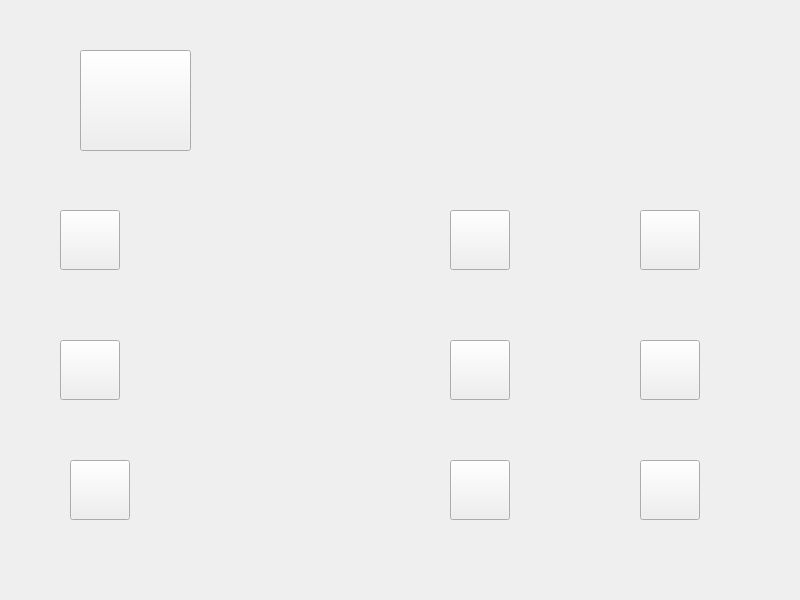
<?xml version="1.0" encoding="UTF-8"?>
<ui version="4.0">
 <class>MainWindow</class>
 <widget class="QMainWindow" name="MainWindow">
  <property name="geometry">
   <rect>
    <x>0</x>
    <y>0</y>
    <width>800</width>
    <height>600</height>
   </rect>
  </property>
  <property name="minimumSize">
   <size>
    <width>800</width>
    <height>600</height>
   </size>
  </property>
  <property name="windowTitle">
   <string>MainWindow</string>
  </property>
  <widget class="QWidget" name="centralWidget">
   <widget class="QPushButton" name="button1">
    <property name="enabled">
     <bool>true</bool>
    </property>
    <property name="geometry">
     <rect>
      <x>60</x>
      <y>210</y>
      <width>60</width>
      <height>60</height>
     </rect>
    </property>
    <property name="mouseTracking">
     <bool>false</bool>
    </property>
    <property name="text">
     <string/>
    </property>
    <property name="checkable">
     <bool>false</bool>
    </property>
   </widget>
   <widget class="QPushButton" name="button2">
    <property name="enabled">
     <bool>true</bool>
    </property>
    <property name="geometry">
     <rect>
      <x>60</x>
      <y>340</y>
      <width>60</width>
      <height>60</height>
     </rect>
    </property>
    <property name="mouseTracking">
     <bool>false</bool>
    </property>
    <property name="text">
     <string/>
    </property>
    <property name="checkable">
     <bool>false</bool>
    </property>
   </widget>
   <widget class="QPushButton" name="button3">
    <property name="enabled">
     <bool>true</bool>
    </property>
    <property name="geometry">
     <rect>
      <x>70</x>
      <y>460</y>
      <width>60</width>
      <height>60</height>
     </rect>
    </property>
    <property name="mouseTracking">
     <bool>false</bool>
    </property>
    <property name="text">
     <string/>
    </property>
    <property name="checkable">
     <bool>false</bool>
    </property>
   </widget>
   <widget class="QPushButton" name="button9">
    <property name="enabled">
     <bool>true</bool>
    </property>
    <property name="geometry">
     <rect>
      <x>640</x>
      <y>460</y>
      <width>60</width>
      <height>60</height>
     </rect>
    </property>
    <property name="mouseTracking">
     <bool>false</bool>
    </property>
    <property name="text">
     <string/>
    </property>
    <property name="checkable">
     <bool>false</bool>
    </property>
   </widget>
   <widget class="QPushButton" name="button8">
    <property name="enabled">
     <bool>true</bool>
    </property>
    <property name="geometry">
     <rect>
      <x>640</x>
      <y>340</y>
      <width>60</width>
      <height>60</height>
     </rect>
    </property>
    <property name="mouseTracking">
     <bool>false</bool>
    </property>
    <property name="text">
     <string/>
    </property>
    <property name="checkable">
     <bool>false</bool>
    </property>
   </widget>
   <widget class="QPushButton" name="button7">
    <property name="enabled">
     <bool>true</bool>
    </property>
    <property name="geometry">
     <rect>
      <x>640</x>
      <y>210</y>
      <width>60</width>
      <height>60</height>
     </rect>
    </property>
    <property name="mouseTracking">
     <bool>false</bool>
    </property>
    <property name="text">
     <string/>
    </property>
    <property name="checkable">
     <bool>false</bool>
    </property>
   </widget>
   <widget class="QPushButton" name="button6">
    <property name="enabled">
     <bool>true</bool>
    </property>
    <property name="geometry">
     <rect>
      <x>450</x>
      <y>460</y>
      <width>60</width>
      <height>60</height>
     </rect>
    </property>
    <property name="mouseTracking">
     <bool>false</bool>
    </property>
    <property name="text">
     <string/>
    </property>
    <property name="checkable">
     <bool>false</bool>
    </property>
   </widget>
   <widget class="QPushButton" name="button5">
    <property name="enabled">
     <bool>true</bool>
    </property>
    <property name="geometry">
     <rect>
      <x>450</x>
      <y>340</y>
      <width>60</width>
      <height>60</height>
     </rect>
    </property>
    <property name="mouseTracking">
     <bool>false</bool>
    </property>
    <property name="text">
     <string/>
    </property>
    <property name="checkable">
     <bool>false</bool>
    </property>
   </widget>
   <widget class="QPushButton" name="button4">
    <property name="enabled">
     <bool>true</bool>
    </property>
    <property name="geometry">
     <rect>
      <x>450</x>
      <y>210</y>
      <width>60</width>
      <height>60</height>
     </rect>
    </property>
    <property name="mouseTracking">
     <bool>false</bool>
    </property>
    <property name="text">
     <string/>
    </property>
    <property name="checkable">
     <bool>false</bool>
    </property>
   </widget>
   <widget class="QPushButton" name="buttonImp">
    <property name="geometry">
     <rect>
      <x>80</x>
      <y>50</y>
      <width>111</width>
      <height>101</height>
     </rect>
    </property>
    <property name="text">
     <string/>
    </property>
   </widget>
  </widget>
 </widget>
 <layoutdefault spacing="6" margin="11"/>
 <resources/>
 <connections/>
</ui>
